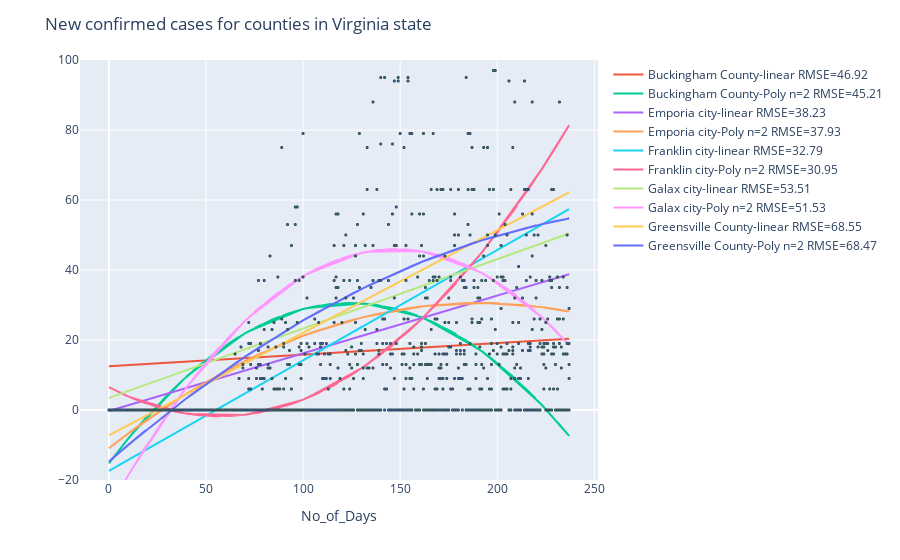

The notebook cell saved with this chart:
### Code cell
fig12.show()
VA_conf_counties = pio.to_image(fig12,format='png')
Image(VA_conf_counties)

### Figure 1 — Plotly figure (JSON) as saved in the notebook; plotly's stock layout.template omitted (floating-point values rounded to 4 significant figures; data arrays with more than 128 entries replaced by an {"elided": "..."} marker saying what was removed)
{"data": [{"hovertemplate": "No_of_Days=%{x}<br>conf_diff_norm=%{y}<extra></extra>", "legendgroup": "", "marker": {"color": "#636efa", "line": {"color": "DarkSlateGrey", "width": 1}, "size": 2, "symbol": "circle"}, "mode": "markers", "name": "", "showlegend": false, "type": "scattergl", "x": {"elided": "1190 int values"}, "xaxis": "x", "y": {"elided": "1190 int values"}, "yaxis": "y"}, {"mode": "lines", "name": "Buckingham County-linear RMSE=46.92", "type": "scatter", "x": {"elided": "238 int values"}, "y": {"elided": "238 float values"}}, {"mode": "lines", "name": "Buckingham County-Poly n=2 RMSE=45.21", "type": "scatter", "x": {"elided": "238 int values"}, "y": {"elided": "238 float values"}}, {"mode": "lines", "name": "Emporia city-linear RMSE=38.23", "type": "scatter", "x": {"elided": "238 int values"}, "y": {"elided": "238 float values"}}, {"mode": "lines", "name": "Emporia city-Poly n=2 RMSE=37.93", "type": "scatter", "x": {"elided": "238 int values"}, "y": {"elided": "238 float values"}}, {"mode": "lines", "name": "Franklin city-linear RMSE=32.79", "type": "scatter", "x": {"elided": "238 int values"}, "y": {"elided": "238 float values"}}, {"mode": "lines", "name": "Franklin city-Poly n=2 RMSE=30.95", "type": "scatter", "x": {"elided": "238 int values"}, "y": {"elided": "238 float values"}}, {"mode": "lines", "name": "Galax city-linear RMSE=53.51", "type": "scatter", "x": {"elided": "238 int values"}, "y": {"elided": "238 float values"}}, {"mode": "lines", "name": "Galax city-Poly n=2 RMSE=51.53", "type": "scatter", "x": {"elided": "238 int values"}, "y": {"elided": "238 float values"}}, {"mode": "lines", "name": "Greensville County-linear RMSE=68.55", "type": "scatter", "x": {"elided": "238 int values"}, "y": {"elided": "238 float values"}}, {"mode": "lines", "name": "Greensville County-Poly n=2 RMSE=68.47", "type": "scatter", "x": {"elided": "238 int values"}, "y": {"elided": "238 float values"}}], "layout": {"legend": {"tracegroupgap": 0}, "margin": {"t": 60}, "title": {"text": "New confirmed cases for counties in Virginia state"}, "xaxis": {"anchor": "y", "domain": [0, 1], "title": {"text": "No_of_Days"}}, "yaxis": {"anchor": "x", "autorange": false, "domain": [0, 1], "range": [-20, 100], "title": {"text": ""}}}}
